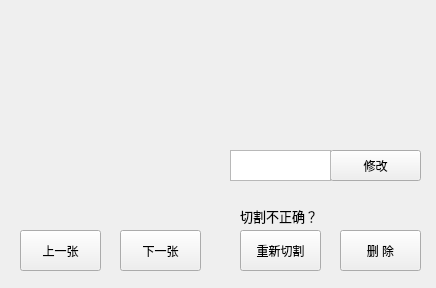
<?xml version="1.0" encoding="UTF-8"?>
<ui version="4.0">
 <class>Form</class>
 <widget class="QWidget" name="Form">
  <property name="geometry">
   <rect>
    <x>0</x>
    <y>0</y>
    <width>436</width>
    <height>288</height>
   </rect>
  </property>
  <property name="windowTitle">
   <string>Form</string>
  </property>
  <widget class="QLabel" name="label">
   <property name="geometry">
    <rect>
     <x>20</x>
     <y>30</y>
     <width>181</width>
     <height>181</height>
    </rect>
   </property>
   <property name="text">
    <string/>
   </property>
  </widget>
  <widget class="QPushButton" name="pushButton">
   <property name="geometry">
    <rect>
     <x>240</x>
     <y>230</y>
     <width>81</width>
     <height>41</height>
    </rect>
   </property>
   <property name="text">
    <string>重新切割</string>
   </property>
  </widget>
  <widget class="QPushButton" name="pushButton_2">
   <property name="geometry">
    <rect>
     <x>20</x>
     <y>230</y>
     <width>81</width>
     <height>41</height>
    </rect>
   </property>
   <property name="text">
    <string>上一张</string>
   </property>
  </widget>
  <widget class="QPushButton" name="pushButton_3">
   <property name="geometry">
    <rect>
     <x>120</x>
     <y>230</y>
     <width>81</width>
     <height>41</height>
    </rect>
   </property>
   <property name="text">
    <string>下一张</string>
   </property>
  </widget>
  <widget class="QLabel" name="label_2">
   <property name="geometry">
    <rect>
     <x>230</x>
     <y>10</y>
     <width>191</width>
     <height>61</height>
    </rect>
   </property>
   <property name="font">
    <font>
     <family>書體坊顏體㊣</family>
     <pointsize>14</pointsize>
    </font>
   </property>
   <property name="text">
    <string/>
   </property>
  </widget>
  <widget class="QLabel" name="label_3">
   <property name="geometry">
    <rect>
     <x>230</x>
     <y>80</y>
     <width>191</width>
     <height>61</height>
    </rect>
   </property>
   <property name="font">
    <font>
     <family>書體坊顏體㊣</family>
     <pointsize>16</pointsize>
    </font>
   </property>
   <property name="text">
    <string/>
   </property>
  </widget>
  <widget class="QLabel" name="label_4">
   <property name="geometry">
    <rect>
     <x>240</x>
     <y>200</y>
     <width>91</width>
     <height>31</height>
    </rect>
   </property>
   <property name="font">
    <font>
     <family>書體坊顏體㊣</family>
     <pointsize>10</pointsize>
    </font>
   </property>
   <property name="text">
    <string>切割不正确？</string>
   </property>
  </widget>
  <widget class="QPushButton" name="pushButton_4">
   <property name="geometry">
    <rect>
     <x>330</x>
     <y>150</y>
     <width>91</width>
     <height>31</height>
    </rect>
   </property>
   <property name="text">
    <string>修改</string>
   </property>
  </widget>
  <widget class="QTextEdit" name="textEdit">
   <property name="geometry">
    <rect>
     <x>230</x>
     <y>150</y>
     <width>101</width>
     <height>31</height>
    </rect>
   </property>
   <property name="font">
    <font>
     <family>書體坊顏體㊣</family>
     <pointsize>12</pointsize>
    </font>
   </property>
   <property name="html">
    <string>&lt;!DOCTYPE HTML PUBLIC &quot;-//W3C//DTD HTML 4.0//EN&quot; &quot;http://www.w3.org/TR/REC-html40/strict.dtd&quot;&gt;
&lt;html&gt;&lt;head&gt;&lt;meta name=&quot;qrichtext&quot; content=&quot;1&quot; /&gt;&lt;style type=&quot;text/css&quot;&gt;
p, li { white-space: pre-wrap; }
&lt;/style&gt;&lt;/head&gt;&lt;body style=&quot; font-family:'書體坊顏體㊣'; font-size:12pt; font-weight:400; font-style:normal;&quot;&gt;
&lt;p style=&quot;-qt-paragraph-type:empty; margin-top:0px; margin-bottom:0px; margin-left:0px; margin-right:0px; -qt-block-indent:0; text-indent:0px;&quot;&gt;&lt;br /&gt;&lt;/p&gt;&lt;/body&gt;&lt;/html&gt;</string>
   </property>
  </widget>
  <widget class="QPushButton" name="pushButton_5">
   <property name="geometry">
    <rect>
     <x>340</x>
     <y>230</y>
     <width>81</width>
     <height>41</height>
    </rect>
   </property>
   <property name="text">
    <string>删 除</string>
   </property>
  </widget>
 </widget>
 <resources/>
 <connections/>
</ui>
